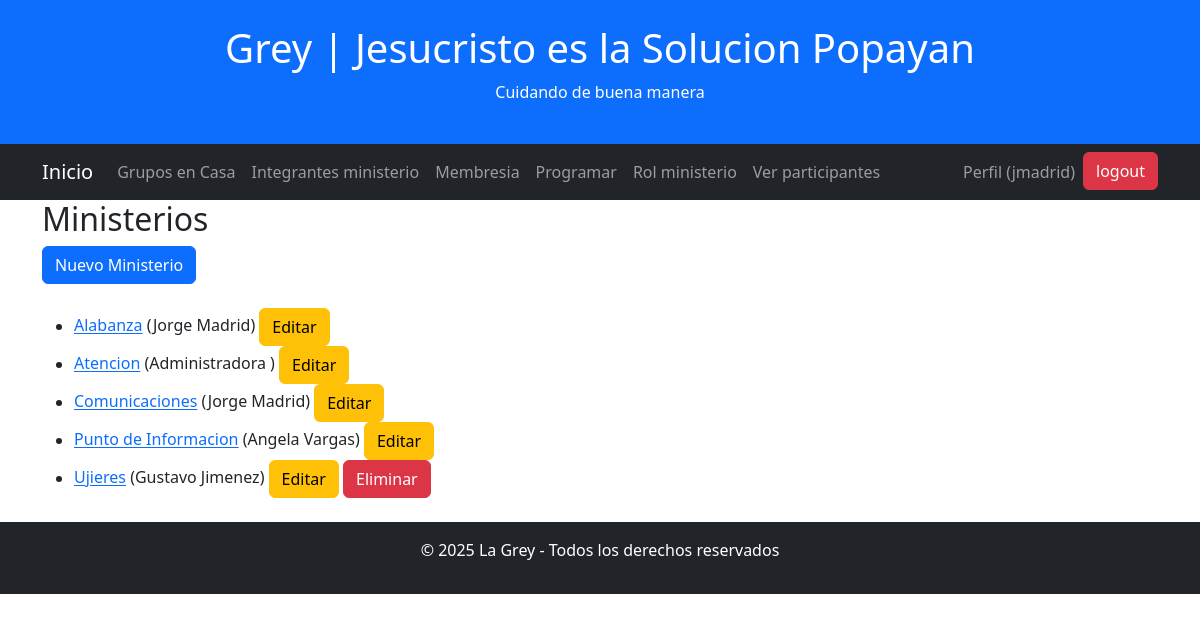
The app's page /ministerios/ (signed in) with its own data.
### base/models.py (models this page shows, shortened)
class Iglesia(models.Model):
    nombre = models.CharField(max_length=200)
    descripcion = models.TextField(null=True,
                                   blank=True)
    direccion = models.TextField(null=True, blank=True)
    telefono = models.CharField(max_length=50, null=True, blank=True)
    correo = models.CharField(max_length=100, null=True, blank=True)
    pastor = models.CharField(max_length=100, null=True, blank=True)
    activa = models.BooleanField(default=True)
    creado = models.DateTimeField(auto_now_add=True)
    def __str__(self):
        return self.nombre
    class Meta:
        ordering = ['nombre']

class Ministerio(models.Model):
    descripcion = models.CharField(max_length=200)
    observacion = models.TextField(null=True,
                                   blank=True)
    creado = models.DateTimeField(auto_now_add=True)
    id_usuario = models.ForeignKey(User, on_delete=models.CASCADE,
                                 null=False,
                                 blank=True)
    class Meta:
        ordering = ['descripcion']

### base/views.py (the view)
# urls.py: path('ministerios/', MinisterioListView.as_view(), name='ministerio-list'),
class MinisterioListView(LoginRequiredMixin, ListView):
    model = Ministerio
    template_name = 'ministerio/ministerio_list.html'
    context_object_name = 'ministerios'
    def get_queryset(self):
        iglesias_usuario = Usuario_iglesia.objects.filter(id_usuario=self.request.user).values_list('id_iglesia', flat=True)
        usuarios_en_iglesia = Usuario_iglesia.objects.filter(id_iglesia__in=iglesias_usuario).values_list('id_usuario', flat=True)
        return Ministerio.objects.filter(id_usuario__in=usuarios_en_iglesia).distinct()
    def get_context_data(self, **kwargs):
        context = super().get_context_data(**kwargs)
        usuario_iglesia = get_object_or_404(Usuario_iglesia, id_usuario=self.request.user)
        iglesia = usuario_iglesia.id_iglesia
        context['iglesia'] = iglesia
        context['usuario_iglesia'] = usuario_iglesia
        ministerios_con_miembros = set(
            Miembro_ministerio.objects.values_list('id_ministerio', flat=True)
        )
        context['ministerios_con_miembros'] = ministerios_con_miembros
        return context

### base/templates/ministerio/ministerio_list.html
{% extends 'principal.html' %}
{% block content %}
    <h2>Ministerios</h2>
    <a href="{% url 'ministerio-create' %}" class="btn btn-primary">Nuevo Ministerio</a>
<br> <br>
    <ul>
        {% for ministerio in ministerios %}
            <li>
                <a href="{% url 'ministerio-detail' ministerio.id %}">{{ ministerio.descripcion }}</a>
                ({{ ministerio.id_usuario.first_name}} {{ ministerio.id_usuario.last_name}})
                <a href="{% url 'ministerio-update' ministerio.id %}" class="btn btn-warning">Editar</a>
                    {% if ministerio.id not in ministerios_con_miembros %}
                        <a href="{% url 'ministerio-delete' ministerio.id %}" class="btn btn-danger" onclick="return confirm('¿Estás seguro de eliminar este ministerio?')">
                            Eliminar
                        </a>
                    {% endif %}
            </li>
        {% empty %}
            <li>No hay ministerios registrados.</li>
        {% endfor %}
    </ul>
{% endblock content %}

### base/templates/principal.html (shortened to what this page needs)
<!DOCTYPE html>
<html lang="es">
<head>
 <link rel="stylesheet" href="https://cdn.jsdelivr.net/npm/flatpickr/dist/flatpickr.min.css">
    <link href="https://cdn.jsdelivr.net/npm/select2@4.0.13/dist/css/select2.min.css" rel="stylesheet" />
    <link rel="stylesheet" href="https://cdn.jsdelivr.net/npm/bootstrap@5.3.0/dist/css/bootstrap.min.css">
<link rel="stylesheet" href="https://unpkg.com/leaflet@1.9.4/dist/leaflet.css" />
</head>
<body>
    <header class="bg-primary text-white text-center py-4">
        <h1>Grey | {{iglesia}}</h1>
        <p>Cuidando de buena manera</p>
    </header>
    <nav class="navbar navbar-expand-lg navbar-dark bg-dark">
        <div class="container">
            <a class="navbar-brand" href="{% url 'menu_principal' %}">Inicio</a>
            <div class="collapse navbar-collapse" id="navbarNav">
                <ul class="navbar-nav me-auto">
                    {% if usuario_iglesia.superusuario %}
                    <li class="nav-item" ><a  class="nav-link" href="{% url 'grupo-casa-list' %}">Grupos en Casa</a> </li>
                    <li class="nav-item" ><a class="nav-link" href="{% url 'ministerio-list' %}">Ministerio </a> </li>
                    <li class="nav-item" ><a  class="nav-link" href="{% url 'miembro-list' %}">Membresia </a> </li>
                     <li class="nav-item" ><a  class="nav-link" href="{% url 'servicios' %}">Servicios </a> </li>
                    <li class="nav-item" ><a class="nav-link"  href="{% url 'servicios' %}">Ver proramados </a> </li>
                   <li class="nav-item" >----------- </li>
                   <li class="nav-item" ><a  class="nav-link" href="{% url 'miembro-ministerio-list' %}">Integrantes ministerio</a> </li>
                     <li class="nav-item" ><a  class="nav-link" href="{% url 'servicios' %}">Programar</a> </li>
                     <li class="nav-item" ><a class="nav-link"  href="{% url 'rol_ministerio_list' %}">Rol ministerio</a> </li>
                    <li class="nav-item" > <a class="nav-link"  href="{% url 'participantes_por_servicio' %}" class="btn btn-info">  Ver Participantes</a></li>
                    {% else %}
                    <li class="nav-item" ><a  class="nav-link" href="{% url 'grupo-casa-list' %}">Grupos en Casa</a> </li>
                    <li class="nav-item" ><a  class="nav-link" href="{% url 'miembro-ministerio-list' %}">Integrantes ministerio</a> </li>
                    <li class="nav-item" ><a  class="nav-link" href="{% url 'miembro-list' %}">Membresia</a> </li>
                     <li class="nav-item" ><a  class="nav-link" href="{% url 'servicios' %}">Programar </a> </li>
                     <li class="nav-item" ><a class="nav-link"  href="{% url 'rol_ministerio_list' %}">Rol ministerio</a> </li>
                    <li class="nav-item" > <a class="nav-link"  href="{% url 'participantes_por_servicio' %}" class="btn btn-info">  Ver participantes</a></li>
                    {% endif %}
                </ul>
                <ul class="navbar-nav">
                        <li class="nav-item">
                            <a class="nav-link" href="">Perfil ({{ user.username }})</a>
                        </li>
                    {% if request.user.is_authenticated %}
                            <form method="post" action="{% url 'logout' %}">
                                <button  class="btn btn-danger" type="submit">logout</button>
                            </form>
                        {% else %}
                             <a href="{% url 'login' %}">Ingresar </a>
                        {% endif %}
                </ul>
            </div>
        </div>
    </nav>
    <div class="container">
        {% block content %}
        {% endblock content %}
    </div>
    <footer class="bg-dark text-white text-center py-3 mt-4">
        <p>&copy; 2025 La Grey - Todos los derechos reservados</p>
    </footer>
</body>
</html>

### records on screen
Iglesia: nombre "Jesucristo es la Solucion Popayan"
Ministerio: descripcion "Alabanza", id_usuario.first_name "Jorge", id_usuario.last_name "Madrid"
Ministerio: descripcion "Atencion", id_usuario.first_name "Administradora"
Ministerio: descripcion "Comunicaciones", id_usuario.first_name "Jorge", id_usuario.last_name "Madrid"
Ministerio: descripcion "Punto de Informacion", id_usuario.first_name "Angela", id_usuario.last_name "Vargas"
Ministerio: descripcion "Ujieres", id_usuario.first_name "Gustavo", id_usuario.last_name "Jimenez", shows "Eliminar"

### other values on screen
{{ user.username }} "jmadrid"
